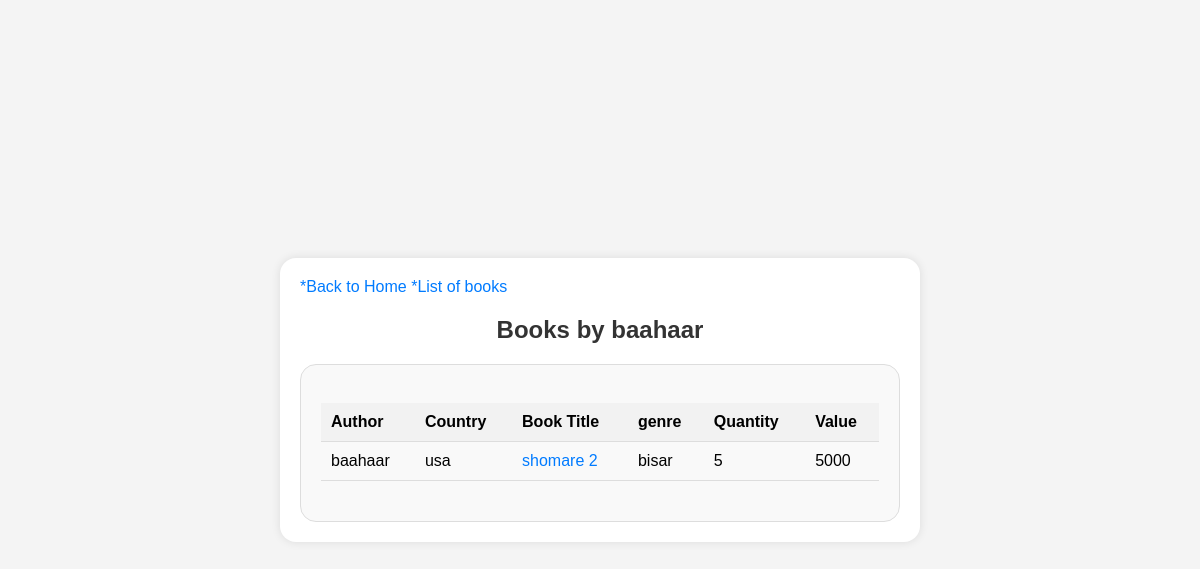
Page /author/baahaar/usa/ on the committed database.
### books/models.py (models this page shows, shortened)
class Book(models.Model):
    title = models.CharField(
        'Book Title',
        max_length=250,
        db_index=True
        )
    author = models.CharField(
        'Author',
        max_length=250,
        )
    author_country = models.CharField(
        'Country',
        max_length=100,
        null=True,
        blank=True,
    )
    value = models.BigIntegerField(
        'Value',
        default=0
    )
    quantity = models.IntegerField(
        'Numbers of books',
        default=1
    )
    date_published = models.DateField(
        'Publish Date',
        default=date.today
    )
    genre = models.CharField(
        'Genre',
        max_length=250
        )
    updated_at = models.DateField(
        'Last Update Date',
        auto_now=True,
    )
    created_at = models.DateField(
        'Created Time',
        default=date.today
    )

### books/views.py (the view)
# urls.py: path("author/<str:author_name>/<str:country>/", views.books_of_author, name="books_of_author"),
def books_of_author(request, author_name, country):
    books = Book.objects.filter(author=author_name, author_country=country)
    return render(request, "books_of_author.html", {'books': books, 'author_name': author_name, 'country': country})

### books/templates/books_of_author.html (shortened to what this page needs)
{% extends "base.html" %}
{% block back_button %}
    <a href="{% url 'books:home' %}" class="button">*Back to Home</a>
{% endblock %}
{% block book_list_button %}
    <a href="{% url 'books:book_list' %}" class="button">*List of books</a>
{% endblock %}
{% block title %}Books by {{ author_name }}{% endblock %}
{% block content %}
    <br>
    <table class="table">
        <thead>
            <tr>
                <th>Author</th>
                <th>Country</th>
                <th>Book Title</th>
                <th>genre</th>
                <th>Quantity</th>
                <th>Value</th>
            </tr>
        </thead>
        <tbody>
            {% for book in books %}
                <tr>
                    <td>{{ book.author }}</td>
                    <td>{{ book.author_country }}</td>
                    <td>
                        <a href="{% url 'books:edit-book' book.id %}">{{ book.title }}</a>
                    </td>
                    <td>{{ book.genre }}</td>
                    <td>{{ book.quantity }}</td>
                    <td>{{ book.value }}</td>
                </tr>
            {% endfor %}
        </tbody>
    </table>
{% endblock %}

### books/templates/base.html (style rules this page uses)
body { font-family: Arial, sans-serif; background-color: #f4f4f4; display: flex; justify-content: center; align-items: center; height: 100vh; margin: 0; padding: 0 20px; }
table { width: 100%; border-collapse: collapse; margin-bottom: 20px; }
th, td { padding: 10px; text-align: left; border-bottom: 1px solid #ddd; }
th { background-color: #f2f2f2; }
a { color: #007bff; text-decoration: none; }

### rows in the picture
Book: author "baahaar", author_country "usa", title "shomare 2", genre "bisar", quantity "5", value "5000"
